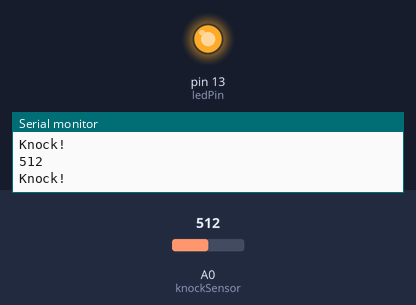
Bench run of a sketch on a simulated Arduino Uno, built with avr-gcc and run on an emulated ATmega328P. On the bench: output pins drawn as LEDs (lit = HIGH), the last lines printed to the serial monitor. The test bench sets the inputs (shaded band); at power-on: A0 (knockSensor) = 512.

Above: at 1.2 s.
1.3 s: A0 (knockSensor) set to 31
2.8 s: A0 (knockSensor) set to 27
At 4.0 s:
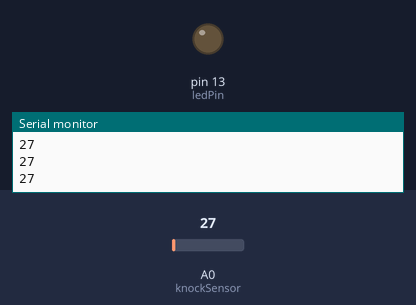
4.3 s: A0 (knockSensor) set to 122
At 5.5 s:
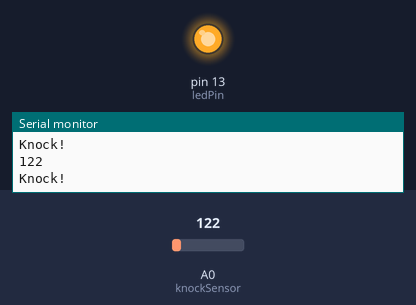
5.8 s: A0 (knockSensor) set to 20
At 6.8 s:
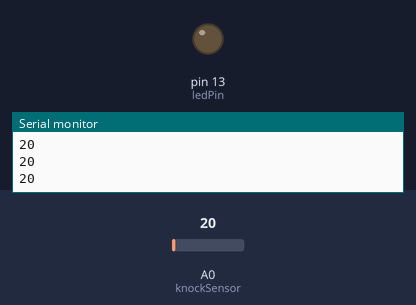
Timing chart, 0 to 8.3 s (numbered marks = the images above; inputs shaded):
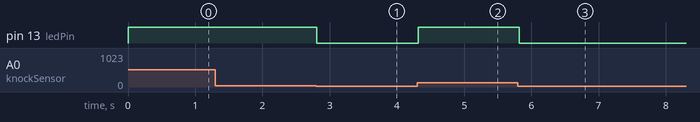

Measured:
- the behaviour switches between 30 and 29 on A0 (knockSensor) (found by bisection; images 0 and 1)
- after the input at 2.8 s, pin 13 (ledPin): HIGH → LOW at once
- after the input at 4.3 s, pin 13 (ledPin): LOW → HIGH at once
- after the input at 5.8 s, pin 13 (ledPin): HIGH → LOW at once

The sketch:

arduino_piezo.ino
```cpp
const int ledPin = 13; // led connected to digital pin 13
const int knockSensor = A0; // the piezo is connected to analog pin 0
const int threshold = 30; // threshold value to decide when the detected sound is a knock or not
// these variables will change:
int sensorReading = 0; // variable to store the value read from the sensor pin
int ledState = LOW; // variable used to store the last LED status, to toggle the light
void setup() {
pinMode(ledPin, OUTPUT); // declare the ledPin as as OUTPUT
Serial.begin(9600); // use the serial port
}
void loop() {
// read the sensor and store it in the variable sensorReading:
sensorReading = analogRead(knockSensor);
Serial.println(sensorReading);
// if the sensor reading is greater than the threshold:
if (sensorReading >= threshold) {
ledState = HIGH; // toggle the status of the ledPin

// send the string "Knock!" back to the computer, followed by newline
Serial.println("Knock!");
}
else
{
  ledState = LOW;

}
digitalWrite(ledPin, ledState); // update the LED pin itself
delay(100); // delay to avoid overloading the serial port buffer
}
```
